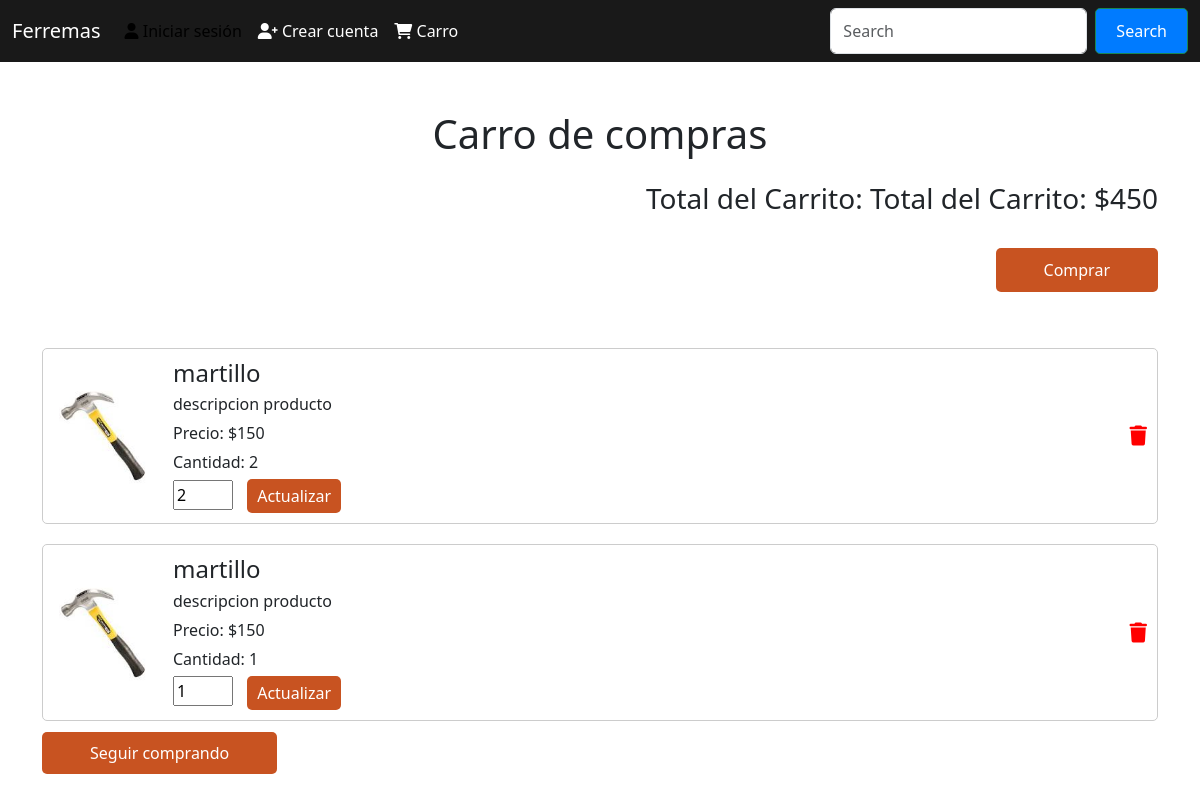
Screenshot of /carro_compra/ (signed in) with the database file from the repository.
### store/models.py (models this page shows, shortened)
class ElementoCarrito(models.Model):
    carrito = models.ForeignKey(Carrito, on_delete=models.CASCADE)
    producto = models.ForeignKey(Producto, on_delete=models.CASCADE)
    cantidad = models.PositiveIntegerField(default=1)

class Producto(models.Model):
    nombre_producto = models.CharField(max_length = 50)
    descripcion_producto = models.TextField()
    precio_producto = models.IntegerField()
    cantidad_producto = models.IntegerField(default=0)
    creacion_producto = models.DateTimeField(auto_now_add=True)
    imagen_producto = models.ImageField(upload_to='producto/', null=True, blank=True)
    id_categoria = models.ForeignKey(Categorias,on_delete=models.CASCADE, default=0)#Sin categoria

### store/views.py (the view, shortened to what this page needs)
# urls.py: path('carro_compra/', views.carro_compra, name='carro_compra'),
@login_required
def carro_compra(request):
    carrito = get_object_or_404(Carrito, usuario=request.user)
    elementos = ElementoCarrito.objects.filter(carrito=carrito)
    total_carrito = 0
    for elemento in elementos:
        elemento.total = elemento.producto.precio_producto * elemento.cantidad
        total_carrito += elemento.total
    descuento_aplicado = 0
    total_carrito_con_descuento = total_carrito
    request.session['descuento_aplicado'] = descuento_aplicado
    request.session['total_carrito_con_descuento'] = total_carrito_con_descuento
    return render(request, 'carro_compra.html', {
        'elementos': elementos,
        'total_carrito': total_carrito,
        'total_carrito_con_descuento': total_carrito_con_descuento,
        'descuento_aplicado': descuento_aplicado
    })

### store/templatetags/custom_filters.py (called while the page is built)
@register.filter
def currency(value):
    return f'{value:,.0f}'.replace(',', '.')

### store/templates/carro_compra.html (shortened to what this page needs)
{% load bootstrap5 %}
{% load static %}
{% load custom_filters %}
<!DOCTYPE html>
<html lang="es">
<head>
    {% bootstrap_css %}
    <link rel="stylesheet" href="https://cdnjs.cloudflare.com/ajax/libs/font-awesome/6.0.0-beta3/css/all.min.css">
    <link rel="stylesheet" href="{% static 'css/carro_compra-3.css' %}">
</head>
<body>
     <nav class="navbar navbar-expand-lg">
        <div class="container-fluid">
            <a class="navbar-brand" href="#">
               Ferremas
            </a>
            <div class="collapse navbar-collapse" id="navbarScroll">
                <ul class="navbar-nav me-auto my-2 my-lg-0 navbar-nav-scroll" style="--bs-scroll-height: 100px;">
                    <li class="nav-item">
                        <a class="nav-link active" aria-current="page" href="{% url 'inicio_sesion' %}">
                            <i class="fas fa-user"></i>
                            Iniciar sesión</a>
                    </li>
                    <li class="nav-item">
                        <a class="nav-link" href="{% url 'registro' %}">
                            <i class="fas fa-user-plus"></i>
                            Crear cuenta</a>
                    </li>
                    <li class="nav-item">
                        <a class="nav-link" href="{% url 'home' %}">
                            <i class="fas fa-shopping-cart"></i>
                            Carro </a>
                    </li>
                </ul>
                <form class="d-flex" role="search">
                    <input class="form-control me-2" type="search" placeholder="Search" aria-label="Search" />
                    <button class="btn btn-outline-success" type="submit">Search</button>
                </form>
            </div>
        </div>
    </nav>
    <br><br>
    <div class="container">
        <h1 class="mx-auto text-center">Carro de compras</h1>
        <h3 class="my-4 text-end">
            <span>Total del Carrito: <span>Total del Carrito: ${{ total_carrito|currency }}</span> </span>
        </h3>
        <div class="d-flex">
          <a href="/compra_producto" class="btn-comprar ms-auto my-2 px-5">Comprar</a>
      </div>
              <br>
        <br>
        <ul class="carrito-lista">
            {% for elemento in elementos %}
            <li class="carrito-item">
                <img src="{{ elemento.producto.imagen_producto.url }}" class="card-img-top productoIMG" alt="{{ elemento.producto.nombre_producto }}">
                <div class="product-details">
                    <h3>{{ elemento.producto.nombre_producto }}</h3>
                    <p>{{ elemento.producto.descripcion_producto }}</p>
                    <p>Precio: ${{ elemento.producto.precio_producto }}</p>
                    <p>Cantidad: {{ elemento.cantidad }}</p>
                    <form method="post" action="{% url 'modificar_cantidad_carrito' elemento.id %}">
                        <input type="number" id="cantidad" name="cantidad" value="{{ elemento.cantidad }}" min="1" required>
                        <button class="btn " type="submit">Actualizar</button>
                    </form>
                </div>
                <a href="{% url 'eliminar_del_carrito' elemento.id %}" class="eliminar">
                    <i class="fa fa-trash"></i>
                </a>
            </li>
            {% endfor %}
        </ul>
        <a href="/" class="btn-comprar me-auto  px-5 ">Seguir comprando</a> <br><br><br>
    </div>
</body>

### store/static/css/carro_compra-3.css (style rules this page uses)
.navbar { background-color: #191919; }
.navbar-brand, .nav-item, .nav-link { color: white; }
.btn-comprar { background-color: #c85321; color: white; border-radius: 5px; padding: 10px 20px; text-decoration: none; }
.eliminar { color: red; font-size: 20px; }
.carrito-lista { list-style-type: none; padding: 0; }
.carrito-item { display: flex; justify-content: space-between; align-items: center; margin-bottom: 20px; border: 1px solid #ccc; padding: 10px; border-radius: 5px; }
.product-details { flex-grow: 1; margin-left: 20px; }
.product-details h3 { margin: 0; font-size: 1.5em; }
.product-details p { margin: 5px 0; }
.product-details input[type="number"] { width: 60px; margin-right: 10px; }
.product-details button { background-color: #c85321; color: white; border: none; padding: 5px 10px; border-radius: 5px; }
.productoIMG { width: 100px; height: 100px; object-fit: cover; border-radius: 5px; }
.btn { background-color: #007bff; color: white; border-radius: 5px; padding: 10px 20px; text-decoration: none; }

### rows the page displays
ElementoCarrito: producto.imagen_producto (picture), producto.nombre_producto "martillo", producto.descripcion_producto "descripcion producto", producto.precio_producto "150", cantidad "2"
ElementoCarrito: producto.imagen_producto (picture), producto.nombre_producto "martillo", producto.descripcion_producto "descripcion producto", producto.precio_producto "150", cantidad "1"

### other values shown
{{ total_carrito|currency }} "450"
